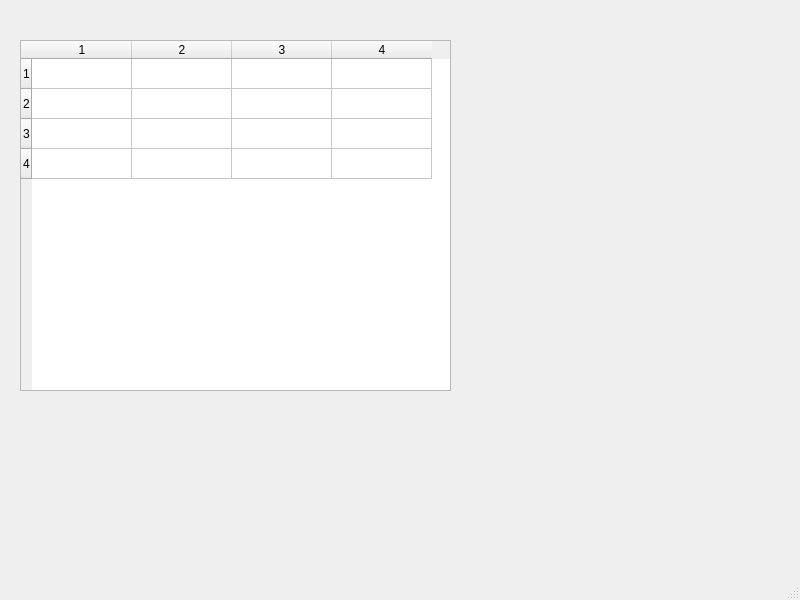
<?xml version="1.0" encoding="UTF-8"?>
<ui version="4.0">
 <class>MainWindow</class>
 <widget class="QMainWindow" name="MainWindow">
  <property name="geometry">
   <rect>
    <x>0</x>
    <y>0</y>
    <width>800</width>
    <height>600</height>
   </rect>
  </property>
  <property name="windowTitle">
   <string>MainWindow</string>
  </property>
  <widget class="QWidget" name="centralwidget">
   <widget class="QTableWidget" name="tableWidget">
    <property name="geometry">
     <rect>
      <x>20</x>
      <y>40</y>
      <width>431</width>
      <height>351</height>
     </rect>
    </property>
    <property name="rowCount">
     <number>4</number>
    </property>
    <property name="columnCount">
     <number>4</number>
    </property>
    <row/>
    <row/>
    <row/>
    <row/>
    <column/>
    <column/>
    <column/>
    <column/>
   </widget>
  </widget>
  <widget class="QMenuBar" name="menubar">
   <property name="geometry">
    <rect>
     <x>0</x>
     <y>0</y>
     <width>800</width>
     <height>21</height>
    </rect>
   </property>
  </widget>
  <widget class="QStatusBar" name="statusbar"/>
 </widget>
 <resources/>
 <connections/>
</ui>
